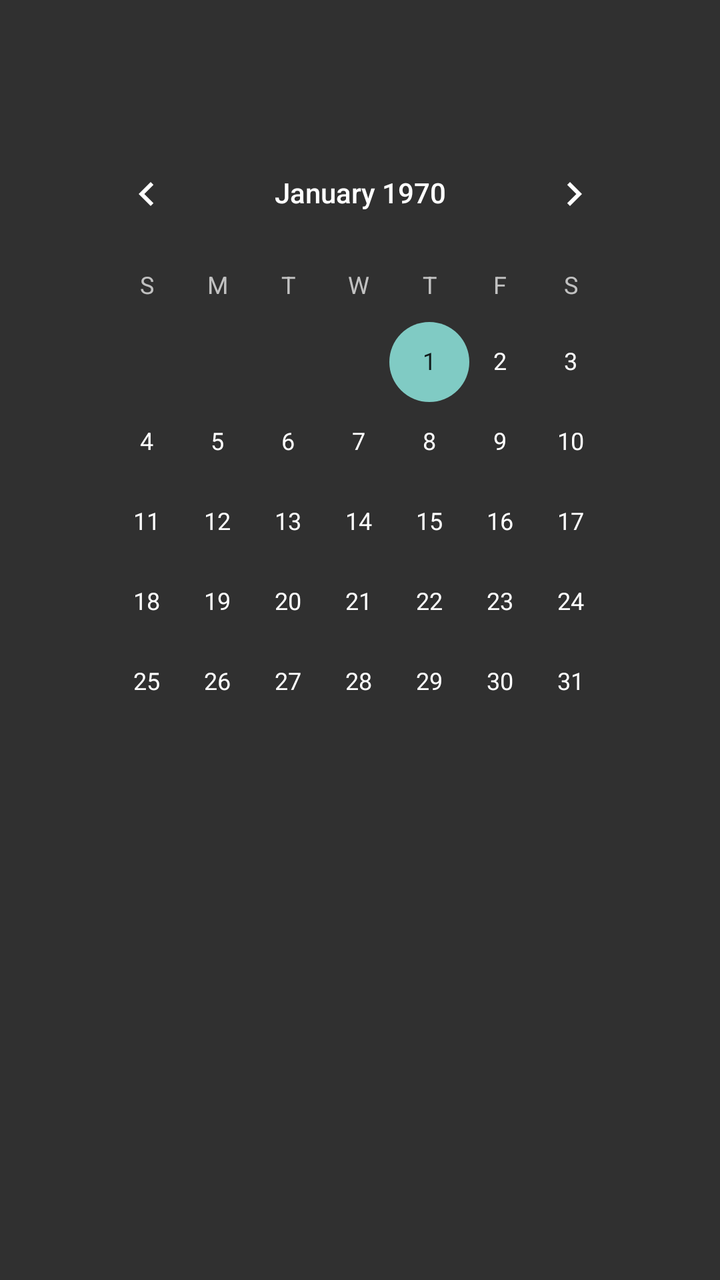
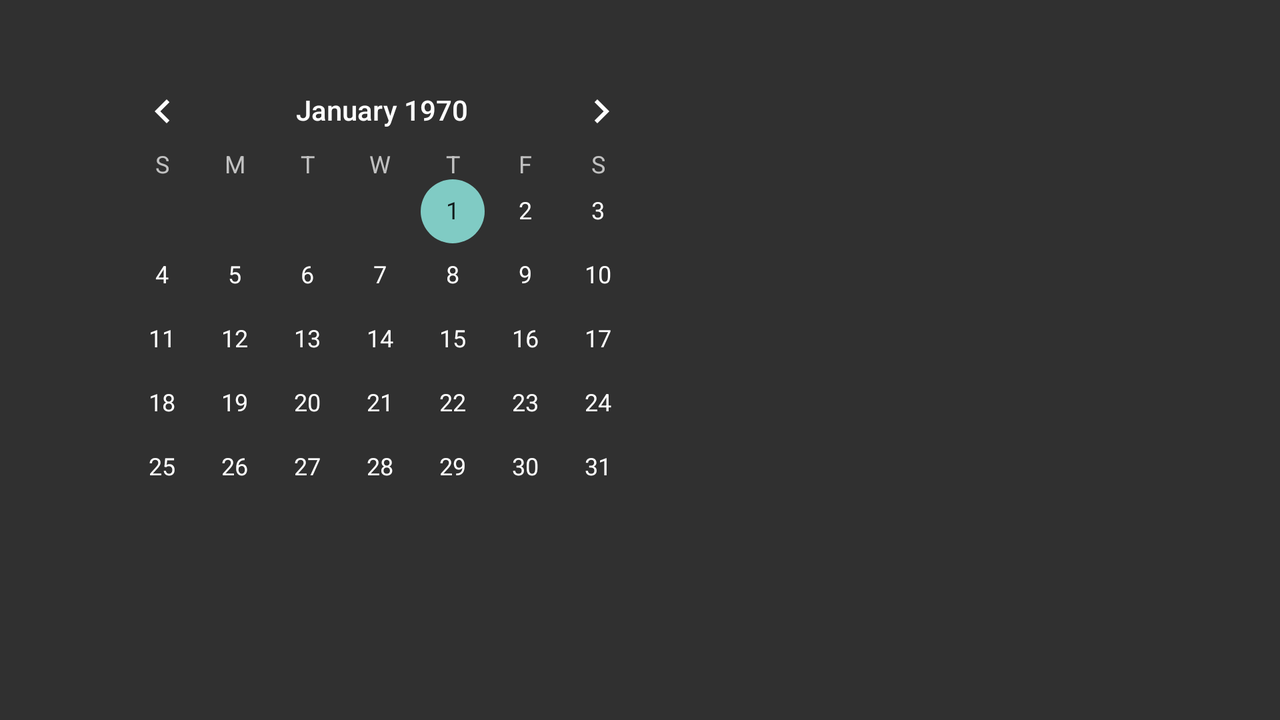

Compare how this app lays out the same screen by default and in its alternative resource folder. The renders come first, then the two layout files and the values they reference.
<!-- AndroidManifest.xml: application theme Theme.AppCompat -->
<!-- res/layout/fragment_calendar.xml -->
<?xml version="1.0" encoding="utf-8"?>
<androidx.constraintlayout.widget.ConstraintLayout xmlns:android="http://schemas.android.com/apk/res/android"
    xmlns:app="http://schemas.android.com/apk/res-auto"
    xmlns:tools="http://schemas.android.com/tools"
    android:id="@+id/ConstraintLayout"
    android:layout_width="match_parent"
    android:layout_height="match_parent"
    tools:context=".CalendarFragment">

    <CalendarView
        android:id="@+id/calendarView"
        android:layout_width="289dp"
        android:layout_height="316dp"
        app:layout_constraintBottom_toTopOf="@+id/list_reminders_calendar"
        app:layout_constraintEnd_toEndOf="parent"
        app:layout_constraintStart_toStartOf="parent"
        app:layout_constraintTop_toTopOf="parent" />

    <ListView
        android:id="@+id/list_reminders_calendar"
        android:layout_width="255dp"
        android:layout_height="117dp"
        app:layout_constraintBottom_toBottomOf="parent"
        app:layout_constraintEnd_toEndOf="parent"
        app:layout_constraintStart_toStartOf="parent"
        app:layout_constraintTop_toTopOf="parent"
        app:layout_constraintVertical_bias="0.845" />
</androidx.constraintlayout.widget.ConstraintLayout>
<!-- resources referenced by this layout -->
<resources>

</resources>
<!-- res/layout-land/fragment_calendar.xml (the author's variant of the layout above) -->
<!-- drawn on the phone turned sideways -->
<?xml version="1.0" encoding="utf-8"?>
<androidx.constraintlayout.widget.ConstraintLayout xmlns:android="http://schemas.android.com/apk/res/android"
    xmlns:app="http://schemas.android.com/apk/res-auto"
    xmlns:tools="http://schemas.android.com/tools"
    android:id="@+id/ConstraintLayout"
    android:layout_width="match_parent"
    android:layout_height="match_parent"
    tools:context=".CalendarFragment">

    <CalendarView
        android:id="@+id/calendarView"
        android:layout_width="292dp"
        android:layout_height="222dp"
        app:layout_constraintBottom_toBottomOf="parent"
        app:layout_constraintEnd_toEndOf="parent"
        app:layout_constraintHorizontal_bias="0.129"
        app:layout_constraintStart_toStartOf="parent"
        app:layout_constraintTop_toTopOf="parent"
        app:layout_constraintVertical_bias="0.259" />

    <ListView
        android:id="@+id/list_reminders_calendar"
        android:layout_width="245dp"
        android:layout_height="208dp"
        app:layout_constraintBottom_toBottomOf="parent"
        app:layout_constraintEnd_toEndOf="parent"
        app:layout_constraintHorizontal_bias="0.306"
        app:layout_constraintStart_toEndOf="@+id/calendarView"
        app:layout_constraintTop_toTopOf="parent"
        app:layout_constraintVertical_bias="0.31" />
</androidx.constraintlayout.widget.ConstraintLayout>
